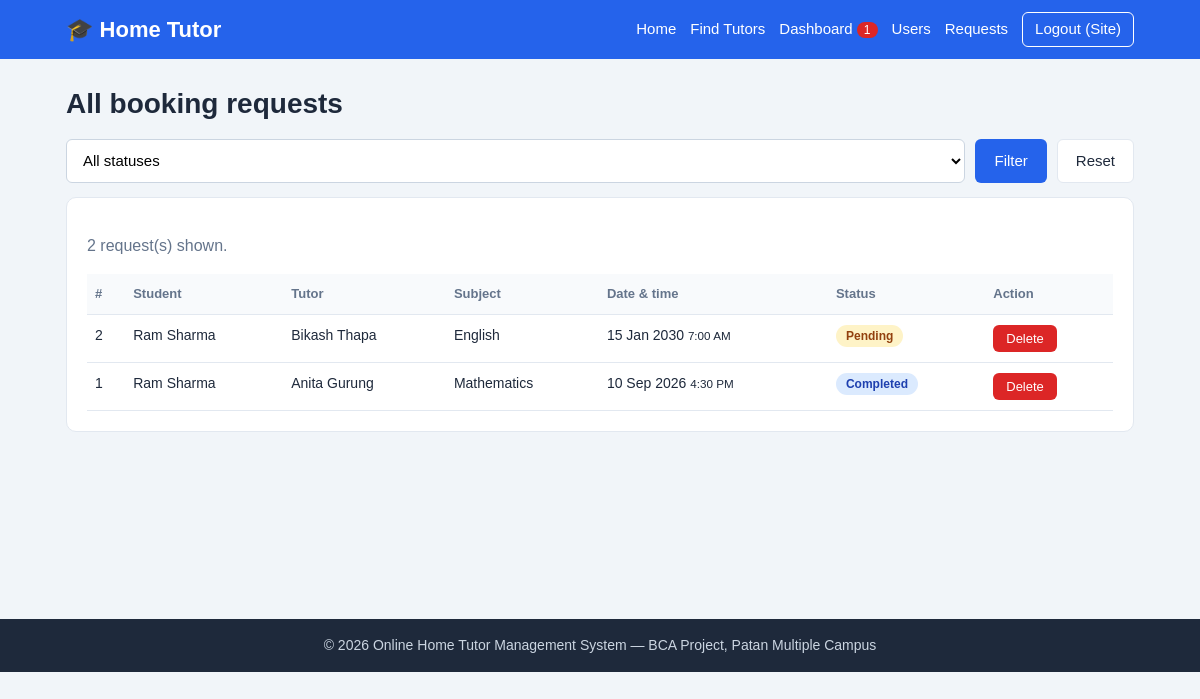
Page /admin_requests.php (signed in) on the committed database.
### tables this page shows
CREATE TABLE users (
  id         INT AUTO_INCREMENT PRIMARY KEY,
  name       VARCHAR(50)  NOT NULL,
  email      VARCHAR(100) NOT NULL UNIQUE,
  password   VARCHAR(255) NOT NULL,
  phone      VARCHAR(10)  NOT NULL,
  role       ENUM('student','tutor','admin') NOT NULL DEFAULT 'student',
  status     ENUM('pending','approved','rejected') NOT NULL DEFAULT 'approved',
  created_at TIMESTAMP NOT NULL DEFAULT CURRENT_TIMESTAMP
);

CREATE TABLE requests (
  id             INT AUTO_INCREMENT PRIMARY KEY,
  tutor_id       INT NOT NULL,
  student_id     INT NOT NULL,
  subject        VARCHAR(100) NOT NULL,
  preferred_date DATE NOT NULL,
  preferred_time TIME NOT NULL,
  message        VARCHAR(300) NULL,
  status         ENUM('pending','accepted','rejected','cancelled','completed') NOT NULL DEFAULT 'pending',
  created_at     TIMESTAMP NOT NULL DEFAULT CURRENT_TIMESTAMP,
  FOREIGN KEY (tutor_id)   REFERENCES users(id) ON DELETE CASCADE,
  FOREIGN KEY (student_id) REFERENCES users(id) ON DELETE CASCADE
);

### config/db.php (called while the page is built, shortened)
<?php
$DB_HOST = 'localhost';
$DB_USER = 'root';
$DB_PASS = '';
$DB_NAME = 'home_tutor_db';
try {
    $conn = new mysqli($DB_HOST, $DB_USER, $DB_PASS, $DB_NAME);
    $conn->set_charset('utf8mb4');
} catch (mysqli_sql_exception $ex) {
    die('<h3>Database connection failed.</h3><p>Start MySQL in the XAMPP Control Panel and import <b>database/home_tutor_db.sql</b> in phpMyAdmin.</p>');
}
function db_query($sql, $types = '', $params = array()) {
    global $conn;
    $stmt = $conn->prepare($sql);
    if ($types !== '') {
        $stmt->bind_param($types, ...$params);
    }
    $stmt->execute();
    return $stmt;
}
function db_all($sql, $types = '', $params = array()) {
    $stmt = db_query($sql, $types, $params);
    $rows = $stmt->get_result()->fetch_all(MYSQLI_ASSOC);
    return $rows;
}
function db_one($sql, $types = '', $params = array()) {
    $rows = db_all($sql, $types, $params);
    return $rows ? $rows[0] : null;
}

### admin_requests.php (the view, shortened to what this page needs)
<?php
require_once 'includes/functions.php';
require_role('admin');
$sql = "SELECT r.id, r.subject, r.preferred_date, r.preferred_time, r.status, r.created_at,
               s.name AS student_name, t.name AS tutor_name
        FROM requests r
        JOIN users s ON s.id = r.student_id
        JOIN users t ON t.id = r.tutor_id";
$types = '';
$params = array();
$sql .= " ORDER BY r.created_at DESC, r.id DESC";
$rows = db_all($sql, $types, $params);
include 'includes/header.php';
?>
<h1>All booking requests</h1>
<form method="get" action="admin_requests.php" class="filter-bar">
  <select name="status">
    <option value="">All statuses</option>
  </select>
  <button class="btn btn-primary" type="submit">Filter</button>
  <a class="btn btn-outline" href="admin_requests.php">Reset</a>
</form>
<div class="card">
  <p class="muted"><?= count($rows) ?> request(s) shown.</p>
  <?php if ($rows): ?>
  <div class="table-wrap">
  <table class="table">
    <thead><tr><th>#</th><th>Student</th><th>Tutor</th><th>Subject</th><th>Date &amp; time</th><th>Status</th><th>Action</th></tr></thead>
    <tbody>
    <?php foreach ($rows as $r): ?>
      <tr>
        <td><?= (int)$r['id'] ?></td>
        <td><?= e($r['student_name']) ?></td>
        <td><?= e($r['tutor_name']) ?></td>
        <td><?= e($r['subject']) ?></td>
        <td><?= e(format_date($r['preferred_date'])) ?> <small><?= e(format_time($r['preferred_time'])) ?></small></td>
        <td><?= status_badge($r['status']) ?></td>
        <td>
          <form method="post" action="admin_requests.php" class="inline" onsubmit="return confirm('Delete this request permanently?');">
            <button class="btn btn-small btn-danger" type="submit">Delete</button>
          </form>
        </td>
      </tr>
    <?php endforeach; ?>
    </tbody>
  </table>
  </div>
  <?php endif; ?>
</div>
<?php include 'includes/footer.php'; ?>

### includes/header.php (shortened to what this page needs)
<?php
$u = current_user();
$badge_count = 0;
if ($u && $u['role'] === 'tutor') {
    $r = db_one("SELECT COUNT(*) AS c FROM requests WHERE tutor_id = ? AND status = 'pending'", 'i', array($u['id']));
    $badge_count = (int)$r['c'];
} elseif ($u && $u['role'] === 'admin') {
    $r = db_one("SELECT COUNT(*) AS c FROM users WHERE role = 'tutor' AND status = 'pending'");
    $badge_count = (int)$r['c'];
}
?>
<!DOCTYPE html>
<html lang="en">
<head>
<link rel="stylesheet" href="assets/css/style.css">
</head>
<body>
<header class="site-header">
  <div class="container nav">
    <a class="brand" href="index.php">&#127891; Home Tutor</a>
    <nav>
      <a href="index.php">Home</a>
      <a href="tutors.php">Find Tutors</a>
      <?php if ($u): ?>
        <a href="dashboard.php">Dashboard<?php if ($badge_count > 0): ?> <span class="count"><?= $badge_count ?></span><?php endif; ?></a>
        <?php if ($u['role'] === 'admin'): ?>
          <a href="admin_users.php">Users</a>
          <a href="admin_requests.php">Requests</a>
        <?php else: ?>
          <a href="profile.php">My Profile</a>
        <?php endif; ?>
        <a href="logout.php" class="btn btn-small btn-outline-light">Logout (<?= e(explode(' ', $u['name'])[0]) ?>)</a>
      <?php else: ?>
        <a href="login.php">Login</a>
        <a href="register.php" class="btn btn-small btn-light">Register</a>
      <?php endif; ?>
    </nav>
  </div>
</header>
<main class="container main">

### includes/functions.php (shortened to what this page needs)
<?php
require_once __DIR__ . '/../config/db.php';
function e($value) {
    return htmlspecialchars((string)$value, ENT_QUOTES, 'UTF-8');
}
function current_user() {
    static $user = false;
    if ($user === false) {
        $user = null;
        if (isset($_SESSION['user_id'])) {
            $user = db_one('SELECT id, name, email, phone, role, status FROM users WHERE id = ?', 'i', array($_SESSION['user_id']));
        }
    }
    return $user;
}
function require_login() {
    $u = current_user();
}
function require_role($role) {
    require_login();
}
function status_badge($status) {
    return '<span class="badge badge-' . e($status) . '">' . e(ucfirst($status)) . '</span>';
}
function format_time($t) {
    return date('g:i A', strtotime($t));
}
function format_date($d) {
    return date('d M Y', strtotime($d));
}

### assets/css/style.css (style rules this page uses)
:root { --primary: #2563eb; --primary-dark: #1d4ed8; --dark: #1e293b; --muted: #64748b; --bg: #f1f5f9; --white: #ffffff; --border: #e2e8f0; --green: #16a34a; --red: #dc2626; --amber: #d97706; }
* { box-sizing: border-box; }
body { margin: 0; font-family: Arial, Helvetica, sans-serif; background: var(--bg); color: var(--dark); line-height: 1.5; }
a { color: var(--primary); text-decoration: none; }
h1 { font-size: 28px; margin: 0 0 14px; }
.container { width: 100%; max-width: 1100px; margin: 0 auto; padding: 0 16px; }
.main { padding-top: 24px; padding-bottom: 40px; min-height: 70vh; }
.muted { color: var(--muted); }
.site-header { background: var(--primary); color: var(--white); }
.nav { display: flex; align-items: center; justify-content: space-between; flex-wrap: wrap; gap: 8px; padding-top: 12px; padding-bottom: 12px; }
.brand { color: var(--white); font-size: 22px; font-weight: bold; }
.nav nav { display: flex; align-items: center; flex-wrap: wrap; gap: 14px; }
.nav nav a { color: var(--white); font-size: 15px; }
.count { background: var(--red); color: var(--white); border-radius: 10px; padding: 1px 7px; font-size: 12px; }
.btn { display: inline-block; padding: 10px 18px; border: 1px solid transparent; border-radius: 6px; font-size: 15px; cursor: pointer; background: var(--white); color: var(--dark); text-decoration: none; }
.btn-small { padding: 5px 12px; font-size: 13px; }
.btn-primary { background: var(--primary); color: var(--white); }
.btn-danger { background: var(--red); color: var(--white); }
.btn-outline { background: var(--white); color: var(--dark); border-color: var(--border); }
.btn-outline-light { background: transparent; color: var(--white); border-color: var(--white); }
.card { background: var(--white); border: 1px solid var(--border); border-radius: 10px; padding: 20px; margin-bottom: 20px; }
input[type=text], input[type=email], input[type=password], input[type=number], input[type=date], input[type=time], select, textarea { width: 100%; padding: 10px 12px; border: 1px solid #cbd5e1; border-radius: 6px; font-size: 15px; font-family: inherit; background: var(--white); }
.filter-bar { display: flex; flex-wrap: wrap; gap: 10px; margin-bottom: 14px; }
.filter-bar input, .filter-bar select { width: auto; flex: 1 1 150px; }
.inline { display: inline; }
.table-wrap { overflow-x: auto; }
.table { width: 100%; border-collapse: collapse; font-size: 14px; }
.table th, .table td { text-align: left; padding: 10px 8px; border-bottom: 1px solid var(--border); vertical-align: top; }
.table th { background: #f8fafc; font-size: 13px; color: var(--muted); }
.badge { display: inline-block; padding: 2px 10px; border-radius: 12px; font-size: 12px; font-weight: bold; }
.badge-pending { background: #fef3c7; color: #92400e; }
.badge-completed { background: #dbeafe; color: #1e40af; }

### rows in the picture
users: name "Site"
requests: id "2", student.name "Ram Sharma", tutor.name "Bikash Thapa", subject "English", preferred_date "15 Jan 2030", preferred_time "7:00 AM", status "Pending"
requests: id "1", student.name "Ram Sharma", tutor.name "Anita Gurung", subject "Mathematics", preferred_date "10 Sep 2026", preferred_time "4:30 PM", status "Completed"

### other values in the picture
$badge_count "1"
count($rows) "2"
